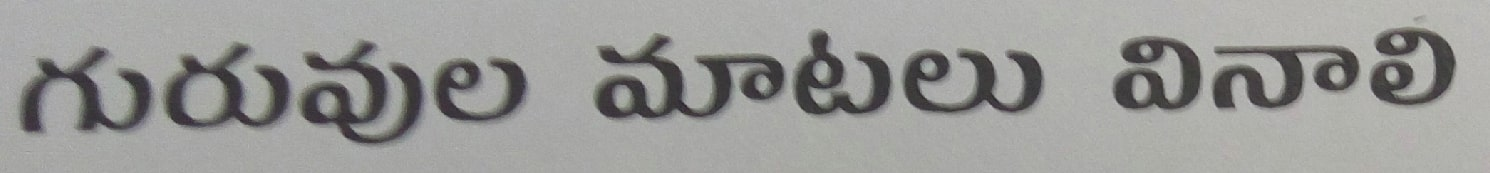
#> input picture OCR_2/code/img.jpg, 1490 x 173 px
$ jupyter execute --allow-errors 'OCR Translation.ipynb'   (older library calls are emulated)
#> lines starting #> are read from the running program, lines starting #| are printed output that depends on the picture; after the words box and inside, x2 and y2 are one past the last pixel; in counts of white or black regions, pixels touching at a corner belong together
### OCR_2/code/utils.py
from skimage.feature import canny
from skimage.transform import hough_line, hough_line_peaks
import numpy as np

def get_max_freq_elem( arr):

    max_arr = []
    freqs = {}
    for i in arr:
        if i in freqs:
            freqs[i] += 1
        else:
            freqs[i] = 1

    sorted_keys = sorted(freqs, key=freqs.get, reverse=True)
    max_freq = freqs[sorted_keys[0]]

    for k in sorted_keys:
        if freqs[k] == max_freq:
            max_arr.append(k)

    return max_arr

def compare_sum(value):
    if value >= 44 and value <= 46:
        return True
    else:
        return False

# determine the skew of the image
def determine_skew(img):
    edges = canny(img, sigma=3.0)
    h, a, d = hough_line(edges)
    _, ap, _ = hough_line_peaks(h, a, d, num_peaks=10)


    absolute_deviations = [np.abs(np.pi/4 - np.abs(k) ) for k in ap]
    average_deviation = np.mean(np.rad2deg(absolute_deviations))
    ap_deg = [np.rad2deg(x) for x in ap]

    bin_0_45 = []
    bin_45_90 = []
    bin_0_45n = []
    bin_45_90n = []

    for ang in ap_deg:

        deviation_sum = int(90 - ang + average_deviation)
        if compare_sum(deviation_sum):
            bin_45_90.append(ang)
            continue

        deviation_sum = int(ang + average_deviation)
        if compare_sum(deviation_sum):
            bin_0_45.append(ang)
            continue

        deviation_sum = int(-ang + average_deviation)
        if compare_sum(deviation_sum):
            bin_0_45n.append(ang)
            continue

        deviation_sum = int(90 + ang + average_deviation)
        if compare_sum(deviation_sum):
            bin_45_90n.append(ang)

    angles = [bin_0_45, bin_45_90, bin_0_45n, bin_45_90n]
    lmax = 0

    for j in range(len(angles)):
        l = len(angles[j])
        if l > lmax:
            lmax = l
            maxi = j

    if lmax:
        ans_arr = get_max_freq_elem(angles[maxi])
        ans_res = np.mean(ans_arr)

    else:
        ans_arr = get_max_freq_elem(ap_deg)
        ans_res = np.mean(ans_arr)

    data = {
        "Average Deviation from pi/4": average_deviation,
        "Estimated Angle": ans_res,
        "Angle bins": angles}

    return data

#determine the rotation angle
def deskew(img):

    res = determine_skew(img)
    angle = res['Estimated Angle']
    if angle >= 0 and angle <= 45:
        rot_angle = 90 - angle
    if angle >= 45 and angle <= 90:
        rot_angle = angle - 90
    if angle >= -45 and angle < 0:
        rot_angle = angle + 90
    if angle >= -90 and angle < -45:
        rot_angle = 90 + angle
    return rot_angle

# cropping the image
# [51 lines left out: function crop, not called in this run]

### OCR_2/code/OCR Translation.ipynb
[cell 1]
import cv2

[cell 2]
import numpy as np

[cell 3]
import imghdr

[cell 4]
import optparse

[cell 5]
from skimage import io

[cell 6]
from skimage.color import rgb2gray

[cell 7]
from skimage.transform import rotate

[cell 8]
import os

[cell 9]
from copy import deepcopy

[cell 10]
import matplotlib

[cell 11]
matplotlib.use('Agg')

[cell 12]
import matplotlib.pyplot as plt
import matplotlib.image as mpimg

[cell 13]
import collections

[cell 14]
from scipy.signal import argrelextrema

[cell 15]
from PIL import Image

[cell 16]
# Keras with tensorflow backend
from keras.models import load_model
from keras.models import model_from_json
from tensorflow.keras import backend as K
import keras
K.set_image_data_format("channels_last")
#> (this line was passed over: tensorflow is not available in this run)
keras.__version__

[cell 17]
import json

[cell 18]
from numpy.lib.stride_tricks import as_strided

[cell 19]
import socket

[cell 20]
import struct

[cell 21]
import charSegmentation
import utils

[cell 22]
# [4 lines of commented-out code are left out]

[cell 23]
import os
os.environ['TF_CPP_MIN_LOG_LEVEL'] = '2'

**Model and some files loading part**

[cell 24]
def file_char_vattu_gunintam(file_name):
    file_1 = open(file_name,'r')
    part_1_1 = []
    part_1_2 = []

    part_1_1.append(file_1.readline())
    k = file_1.readline()
    while k != '' :
        part_1_2.append(k)
        part_1_1.append(file_1.readline())
        k = file_1.readline()

    if part_1_2[len(part_1_2)-1]=='':
        del part_1_2[-1]

    if part_1_1[len(part_1_1)-1]=='':
        del part_1_1[-1]

    for i in range(len(part_1_1)):
        part_1_1[i] = int(part_1_1[i])
    return (part_1_1,part_1_2)

**Model for only characters**

#> (a cell that did not finish here is left out)

#> (a cell that did not finish here is left out)

**Model for vattulu and gunintalu**

#> (a cell that did not finish here is left out)

#> (a cell that did not finish here is left out)

[cell 29]
(char_1,char_2) = file_char_vattu_gunintam('char.txt')
#> (reads OCR_2/code/char.txt from the repository)

[cell 30]
(vattu_1,vattu_2) = file_char_vattu_gunintam('vattu_gunintam.txt')
#> (reads OCR_2/code/vattu_gunintam.txt from the repository)
#> `erode = cv2.erode(img,kernel,iterations = 1)`:
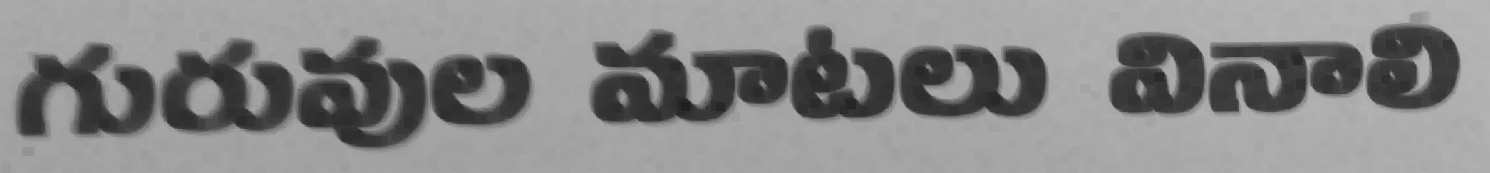
#> erode: shape (173, 1490); min 31, max 183, mean 136

[cell 31]
print('Loaded Model File!!!')
print(cv2.__version__)

#> (a cell that did not finish here is left out)

#> in determine_skew, `edges = canny(img, sigma=3.0)`:
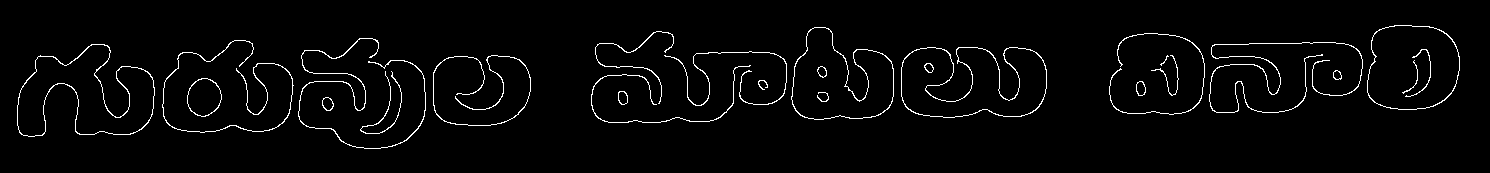
#> edges: shape (173, 1490) bool; 2.7% white in thin lines or dots, all inside (x1, y1, x2, y2) = (17, 25, 1460, 149)
#> in determine_skew, `h, a, d = hough_line(edges)`:
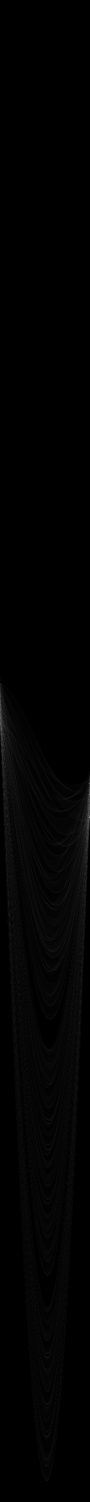
#> h: shape (3003, 180) uint64 (shown at 1/2 size); min 0, max 251, mean 2.3
#> in determine_skew, `h, a, d = hough_line(edges)`: a = 180 values from -1.57 to 1.55; d = 3003 values from -1501 to 1501
#> in determine_skew, `_, ap, _ = hough_line_peaks(h, a, d, num_peaks=10)`: ap = [1.55, 1.55, 1.54]
#> in determine_skew, `absolute_deviations = [np.abs(np.pi/4 - np.abs(k) ) for k in ap]`: absolute_deviations = [0.768, 0.768, 0.75]
#> in determine_skew, `average_deviation = np.mean(np.rad2deg(absolute_deviations))`: average_deviation = 43.67
#> in determine_skew, `ap_deg = [np.rad2deg(x) for x in ap]`: ap_deg = [89, 89, 88]
#> the loop in determine_skew, `for ang in ap_deg: ` made 3 passes
#> ang on passes 1 to 3: 89, 89, 88
#> after the loop in determine_skew, `for ang in ap_deg:`: bin_0_45 = []; bin_45_90 = [89, 89, 88]; bin_45_90n = []
#> in determine_skew, `angles = [bin_0_45, bin_45_90, bin_0_45n, bin_45_90n]`: angles = [[], [89, 89, 88], [], []]
#> the loop in determine_skew, `for j in range(len(angles)):` made 4 passes
#> (l, lmax, maxi) on pass 2: (3, 3, 1)
#> l on passes 1, 3, 4: 0, 0, 0
#> after the loop in determine_skew, `for j in range(len(angles)):`: lmax = 3; maxi = 1
#> the loop in get_max_freq_elem, `for i in arr:` made 3 passes
#> i on passes 1 to 3: 89, 89, 88
#> after the loop in get_max_freq_elem, `for i in arr:`: freqs = {89: 2, 88: 1}
#> in get_max_freq_elem, `sorted_keys = sorted(freqs, key=freqs.get, reverse=True)`: sorted_keys = [89, 88]
#> in get_max_freq_elem, `max_freq = freqs[sorted_keys[0]]`: max_freq = 2
#> the loop in get_max_freq_elem, `for k in sorted_keys:` made 2 passes
#> after the loop in get_max_freq_elem, `for k in sorted_keys:`: max_arr = [89]
#> in determine_skew, `ans_res = np.mean(ans_arr)`: ans_res = 89
#> in determine_skew, `data = { "Average Deviation from pi/4": average_deviation, "Estimated ..`: data = {'Average Deviation from pi/4': 43.67, 'Estimated Angle': 89, 'Angle bins': [[], [89, 89, 88], [], []]}
#> in deskew, `res = determine_skew(img)`: res has the same summary as data in determine_skew
#> in deskew, `angle = res['Estimated Angle']`: angle = 89
#> in deskew, `rot_angle = angle - 90`: rot_angle = -1
#| 173 1490
#> `M = cv2.getRotationMatrix2D((cols/2,rows/2),int(angle),1)`: M = [[1, 0, 0], [0, 1, 0]]
#> `regions,boxes = mser.detectRegions(gray_scale)`: regions = 371 items; boxes = 371 rows, first 6: [43, 63, 78, 66], [23, 50, 128, 82], [22, 49, 129, 83], [22, 49, 129, 83], [21, 49, 130, 83], [21, 48, 130, 84]
#| 371
#> the loop `for i in range(len(regions)):` made 371 passes
#> (min_1, max_1, min_2, max_2, ratio) on passes 1 to 3: (43, 120, 63, 128, 0.218), (23, 150, 50, 131, 0.306), (22, 150, 49, 131, 0.31)
#> after the loop `for i in range(len(regions)):`:
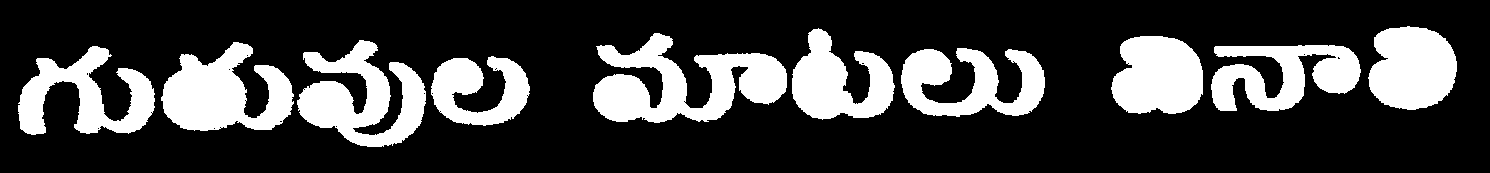
#> out_image_2: shape (173, 1490); 24.2% white; 10 white regions, largest, box (x1, y1, x2, y2) and area: (593, 33, 787, 123) 9146, (297, 40, 426, 147) 7332, (161, 42, 294, 131) 7155
#> after the loop `for i in range(len(regions)):`: areas_regions = 371 values, max 17177 at index 82, min 80 at index 193, mean 4598.1; bool_idx = 371 items, first 6: True, True, True, True, True, True; regions_2 = 371 items
#> `n,bins,patches=plt.hist(areas_regions,bins="auto")`: n = [181, 17, 4, 47, 39, 28, 26, 10, 10, 9]; bins = [80, 1789.7, 3499.4, 5209.1, 6918.8, 8628.5, 10338.2, 12047.9, 13757.6, 15467.3, 17177]; patches = 10 items
#> the loop `for i in range(len(areas_regions)):` made 371 passes
#> average on passes 14, 15, 48, 144, 145, 181, 184, 185, 186, 187, 188, 189: 1551, 2801, 4251, 5850, 7530, 9150, 10494, 11973, 13656, 15441, 15633, 15854
#> after the loop `for i in range(len(areas_regions)):`: average = 71039; num = 180
#> `average = average/float(num)`: average = 394.7
#> `appx_size = int(0.7*np.sqrt(average))`: appx_size = 13
#> `out_image_3 = cv2.dilate(out_image_2,kernell,iterations=1)`:
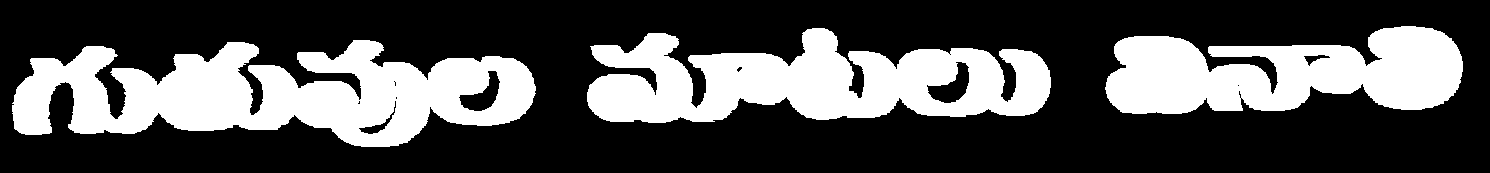
#> out_image_3: shape (173, 1490); 31.5% white; 3 white regions, box (x1, y1, x2, y2) and area: (12, 40, 536, 147) 32623, (587, 28, 1051, 123) 26916, (1105, 26, 1463, 114) 21664
#> `out_image_3 = cv2.dilate(out_image_3,kernell,iterations=1)`:
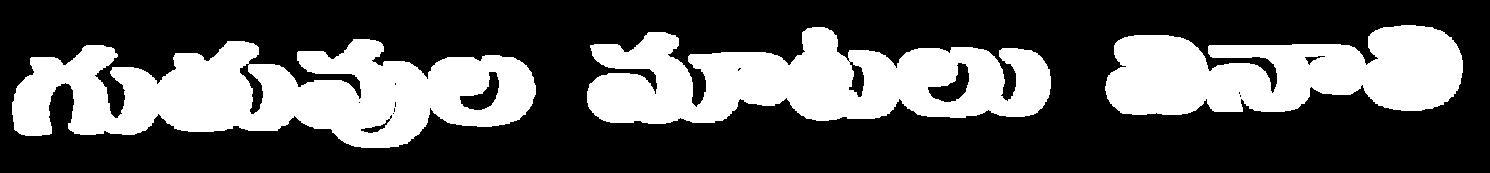
#> out_image_3: shape (173, 1490); 33% white; 3 white regions
#> `(cnts,_) = cv2.findContours(out_image_4.astype(np.uint8).copy(), cv2.R..`: cnts = 19 contours, 10 with area under 20; largest, box (x1, y1, x2, y2) and area: (12, 39, 536, 148) 34598, (587, 27, 1051, 124) 28550, (1105, 25, 1463, 115) 22136, (927, 62, 970, 103) 803, (459, 71, 500, 111) 722
#> the loop `for i in range(len(cnts)):` made 19 passes
#> (x, y, w, h) on passes 1 to 12: (12, 39, 524, 109), (360, 118, 31, 16), (389, 114, 4, 6), (392, 112, 3, 3), (393, 107, 3, 6), (394, 101, 3, 7), (358, 101, 3, 3), (394, 82, 3, 4), (459, 71, 41, 40), (239, 63, 25, 52), (587, 27, 464, 97), (737, 67, 5, 5)
#> after the loop `for i in range(len(cnts)):`:
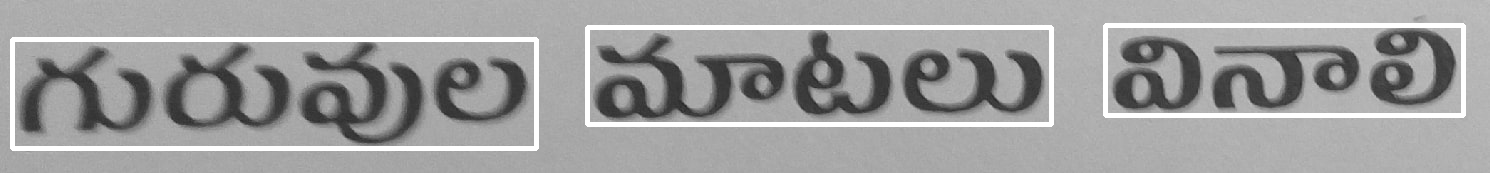
#> out_image_6: shape (173, 1490); min 31, max 255, mean 159.4
#> the loop `for i in range(1,len(regions1)):` made 2 passes
    rows,cols = img.shape
    print(rows,cols)
    img = cv2.imread(file_name,0)
    rows,cols = img.shape
    M = cv2.getRotationMatrix2D((cols/2,rows/2),int(angle),1)
    gray_scale = cv2.warpAffine(img,M,(cols,rows))

    # mser properties
    _delta=5
    _min_area=60
    _max_area=14400
    _max_variation=0.25
    _min_diversity=.2
    _max_evolution=200
    _area_threshold=1.01
    _min_margin=0.003
    _edge_blur_size=5

    mser = cv2.MSER_create(_delta,_min_area,_max_area,_max_variation,_min_diversity,_max_evolution,_area_threshold,_min_margin,_edge_blur_size)

    regions,boxes = mser.detectRegions(gray_scale)
    print(len(regions))
    out_image_2 = np.zeros(gray_scale.shape,dtype='uint8')

    bool_idx = []
    regions_2 = []
    areas_regions = []
    for i in range(len(regions)):
        kk = np.asarray(regions[i])
        min_1 = np.amin(kk[:,0])
        max_1 = np.amax(kk[:,0])
        min_2 = np.amin(kk[:,1])
        max_2 = np.amax(kk[:,1])
        ratio = float(len(regions[i]))/((max_2-min_2)*(max_1-min_1))
        if max_2==min_2 or max_1==min_1:
            bool_idx.append(False)
        else:
            if (not(float(max_2-min_2)/float(max_1-min_1) < 0.1 or float(max_1-min_1)/float(max_2-min_2) <0.1 or ratio<0.2)):
                out_image_2[ kk[:,1] , kk[:,0] ] = 255
                areas_regions.append((max_2-min_2)*(max_1-min_1))
                regions_2.append(regions[i])
                bool_idx.append(True)
            else :
                bool_idx.append(False)

    areas_regions = np.asarray(areas_regions)

    regions = regions_2

    n,bins,patches=plt.hist(areas_regions,bins="auto")

    average = 0
    num = 0
    for i in range(len(areas_regions)):
        if areas_regions[i]>bins[np.argmax(n)] and areas_regions[i]<bins[np.argmax(n)+1]:
            average = average + areas_regions[i]
            num = num + 1
    average = average/float(num)


    kernell = np.ones((1,int(0.7*np.sqrt(average))),np.uint8)
    appx_size = int(0.7*np.sqrt(average))
    out_image_3 = cv2.dilate(out_image_2,kernell,iterations=1)
    kernell = np.ones((int(0.2*np.sqrt(average)),1),np.uint8)
    out_image_3 = cv2.dilate(out_image_3,kernell,iterations=1)

    out_image_4 = out_image_3[:,:]
    (cnts,_) = cv2.findContours(out_image_4.astype(np.uint8).copy(), cv2.RETR_TREE, cv2.CHAIN_APPROX_SIMPLE)
    out_image_6 = deepcopy(np.asarray(gray_scale))
    regions1 = []

    for i in range(len(cnts)):
        x,y,w,h = cv2.boundingRect(cnts[i])

        include = True

        for j in range(len(cnts)):
            if j!= i:
                x1,y1,w1,h1 = cv2.boundingRect(cnts[j])
                if x>=x1 and y>=y1 and x+w<=x1+w1 and y+h<=y1+h1:
                    include = False

        if (h>2*appx_size or w>2*appx_size or w*h>100) and include:
            cv2.rectangle(out_image_6,(x,y),(x+w,y+h),(255),3)
            regions1.append([x,y,w,h])

    cv2.imwrite('output/region_seg.png',out_image_6)
    regions1 = np.array(regions1)
    regions1 = regions1[np.argsort(regions1[:, 1])]

    regions2 = [[] for i in range(len(regions1))]
    regions2[0].append(regions1[0])
    line_idx = 0

    for i in range(1,len(regions1)):
        x,y,w,h = regions1[i]
        xa,ya,wa,ha = regions1[i-1]
        a = max(y,ya)
        b = min(h+y,ha+ya)
        if(b-a)>0:
            regions2[line_idx].append(regions1[i])
        else:
            line_idx = line_idx + 1
            regions2[line_idx].append(regions1[i])
    regions2 = np.array(regions2)
    regions2 = [x for x in regions2 if x != []]

    for i in range(len(regions2)):
        newline = np.array(regions2[i])
        newline = newline[np.argsort(newline[:, 0])]
        regions2[i] = newline
    new_regions = []
    for i in range( len(regions2)):
        for j in range(len(regions2[i])):
            new_regions.append(regions2[i][j])

    positions = []
    Text_regions = []
    k = []

    line_idx = np.zeros((len(new_regions),len(new_regions)))
    p = np.asarray(new_regions)

    new_regions_3 = np.zeros(p.shape)
    aa = np.argsort(p[:, 1])
    for i in range(len(new_regions_3)):
        new_regions_3[i] = new_regions[aa[i]]

    for i in range(len(new_regions_3)):
        for j in range(len(new_regions_3)):
            max_1 = max( new_regions_3[i][1] , new_regions_3[j][1] )
            min_1 = min( new_regions_3[i][3] + new_regions_3[i][1] , new_regions_3[j][3] + new_regions_3[j][1] )
            if min_1-max_1 > ((new_regions_3[i][3]) + (new_regions_3[j][3]))/4.0:
                line_idx[i,j] = 1

    new_regions_update = []

    indexer = np.zeros(len(new_regions_3))
    for i in range(len(new_regions_3)):
        count = 0
        for j in range(len(new_regions_3)):
            if line_idx[j,i]==1:
                indexer[i] = indexer[i] + new_regions_3[j][1]
                count = count + 1
        indexer[i] = indexer[i]/float(count)

    kko =  []
    kko.append(0)
    count = 0
    checker = np.zeros(len(new_regions_3))
    for i in range(len(new_regions_3)):
        for j in range(len(new_regions_3)):
            if checker[j]==0 and line_idx[i,j]==1:
                new_regions_update.append(new_regions_3[j])
                checker[j] = 1
                count  = count + 1
        kko.append(count)

    for i in range(len(kko)-1):
        if kko[i+1]-kko[i]!=1 and kko[i+1]-kko[i]!=0:
            part = np.asarray(new_regions_update[kko[i]:kko[i+1]])
            part = part[np.argsort(part[:, 0])]
            new_regions_update[kko[i]:kko[i+1]] = part
        elif kko[i+1]-kko[i]==1:
            part = np.asarray(new_regions_update[kko[i]:kko[i+1]])
            new_regions_update[kko[i]:kko[i+1]] = part

    for i in range(len(regions1)):
        x,y,w,h = new_regions_update[i]
        x = int(x)
        y = int(y)
        w = int(w)
        h = int(h)
        (positions1,Text_regions1) = charSegmentation.complete(deepcopy(gray_scale[y:y+h,x:x+w]))
        for j in range(len(positions1)):
            positions1[j][0] = np.clip(positions1[j][0],0,np.inf) + y
            positions1[j][1] = np.clip(positions1[j][1],0,np.inf) + x
            positions1[j][2] = np.clip(positions1[j][2],0,np.inf) + y
            positions1[j][3] = np.clip(positions1[j][3],0,np.inf) + x
            x1,y1,x2,y2 = positions1[j]
            positions.append(positions1[j])
            Text_regions.append(Text_regions1[j])
            if j!=len(positions1)-1:
                k.append(0)

        if not (len(positions1)<1):
            k.append(1)

    positions = (positions)
    Text_regions = (Text_regions)

    order = sorted(range(len(positions)),key=lambda k :positions[k])
    line_idx = np.zeros((len(positions),len(positions)))

    for i in range(len(positions)):
        for j in range(len(positions)):
            max_1 = max( positions[i][0] , positions[j][0] )
            min_1 = min( positions[i][2] , positions[j][2] )

            if min_1-max_1 > ((positions[i][2]-positions[i][0]) + (positions[j][2]-positions[j][0]))/5.0:
                line_idx[i,j] = 1


    corresponding_cluster = np.zeros(len(positions))

    for i in range(len(positions)-1):
        if not(line_idx[i,i+1]==1 and line_idx[i+1,i]==1):
            corresponding_cluster[i+1] = 1

    chars = []
    vattu_gunintam = []
    output = []

    for i in range(len(Text_regions)):
        # segmentation of character
        img = utils.crop(Text_regions[i])
        cv2.imwrite('output/segmentedChars/'+str(i)+'.PNG',img)
        img = Image.open('output/segmentedChars/'+str(i)+'.PNG')
        img.load()
        if img.size!=(32,32):
            img = img.resize((32,32),Image.ANTIALIAS)
        img = np.asarray(img).reshape(1,1,32,32)
        img = img.astype('float32')
        img = img/255.0

        # Prediction of char
        out =  model_1.predict(img)
        print(out)
        output = [output,np.where(out==out.max())[1][:]+1]
        chars.append(np.where(out==out.max())[1][:]+1)

        # Prediction of vattu or gunintam if necessary
        if np.where(out==out.max())[1][:]+1>=20 and np.where(out==out.max())[1][:]+1<=55:
            out2 = model_2.predict(img)
            vattu_gunintam.append(np.where(out2==out2.max())[1][:]+1)
        else:
            vattu_gunintam.append(-1)

    file = open('output/result.html','w')

    # writing output in html format

    for i in range(len(chars)):
        if i>0:
            if corresponding_cluster[i] == 1:
                file.write('<br/>')
            elif k[i-1]==1 :
                file.write('&#32;')
        file.write((char_2[int(chars[i])-1][:-1]))
        if vattu_gunintam[i]!=-1 and vattu_gunintam[i] !=1:
            file.write(vattu_2[int(vattu_gunintam[i])-1][:-1])

    file.close()

    # processing of speech
    #os.system("espeak -m -v te -s 100 -f output/result.html -w output/speech.wav")

    break
